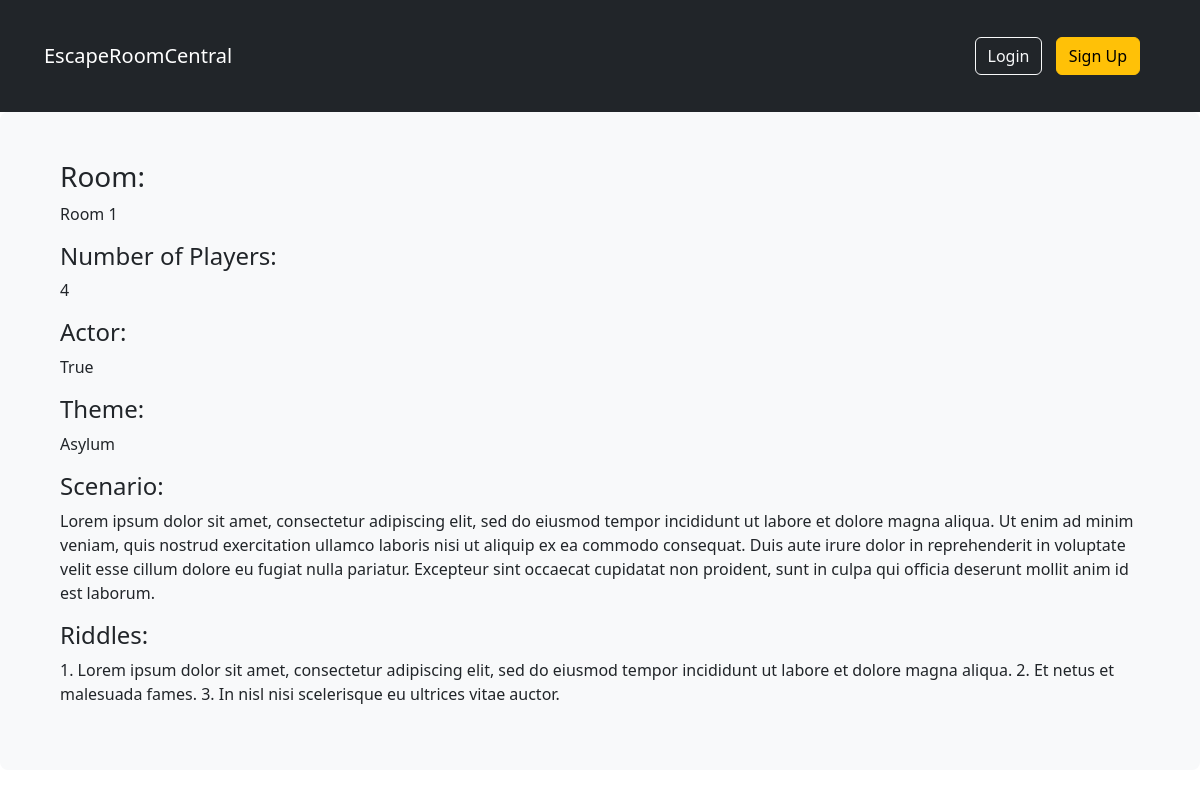
/rooms/by/elias2500/20/, run on the app's committed database.
### rooms/models.py (models this page shows, shortened)
class Room(models.Model):
    user = models.ForeignKey(User, on_delete=models.CASCADE, related_name='rooms')
    title = models.CharField(max_length=256)
    noOfPlayers = models.PositiveSmallIntegerField(blank=True)
    difficulty = models.CharField(max_length=10, blank=True)
    hasActor = models.BooleanField(blank=True)
    theme = models.CharField(max_length=256, blank=True)
    scenario = models.TextField(blank=True)
    riddles = models.TextField(blank=True)
    class Meta:
        unique_together = ['user','title']

### rooms/views.py (the view)
# urls.py: re_path(r"^by/(?P<username>[-\w]+)/(?P<pk>\d+)/$",views.RoomDetail.as_view(),name="single"),
class RoomDetail(SelectRelatedMixin, generic.DetailView):
    model = models.Room
    select_related = ('user',)
    def get_queryset(self):
        queryset = super().get_queryset()
        return queryset.filter(
            user__username__iexact=self.kwargs.get("username")
        )

### rooms/templates/rooms/room_detail.html (shortened to what this page needs)
{% extends 'base.html' %}
{% block content %}
    <div class="container">
        <h3>Room:</h3>
        <p>{{ room.title }}</p>
        <h4>Number of Players:</h4>
        <p>{{ room.noOfPlayers }}</p>
        <h4>Actor:</h4>
        <p>{{ room.hasActor }}</p>
        <h4>Theme:</h4>
        <p>{{ room.theme }}</p>
        <h4>Scenario:</h4>
        <p>{{ room.scenario }}</p>
        <h4>Riddles:</h4>
        <p>{{ room.riddles }}</p>
    </div>
{% endblock content %}

### templates/base.html (shortened to what this page needs)
<!DOCTYPE html>
{% load static %}
{% load  %}
<html lang="en">
<head>
    <link href="https://cdn.jsdelivr.net/npm/bootstrap@5.2.3/dist/css/bootstrap.min.css" rel="stylesheet">
    <link rel="stylesheet" href="{% static 'escaperoomcentral/css/master.css'%}">
</head>
<body>
    <nav class="p-3 navbar navbar-expand navbar-dark bg-dark" role="navigation" id="navbar">
        <header class='p-3 text-bg-dark w-100'>
            <div class="container">
                <div class="d-flex flex-wrap align-items-center justify-content-center justify-content-lg-start navbar-brand">
                    <a class="d-flex align-items-center mb-2 mb-lg-0 text-white text-decoration-none w-25" href="{% url 'home' %}">EscapeRoomCentral</a>
                    <ul class="nav col-12 col-lg-auto me-lg-auto mb-2 justify-content-end mb-md-0 w-75">
                        {% if request.user.is_authenticated %}
                            <li><a class="btn btn-primary me-2" href="{% url 'rooms:roomlist' username=user.username %}">Projects</a></li>
                            <li><a class="btn btn-outline-light me-2" href="{% url 'accounts:logout' %}">Logout</a></li>
                            <li><a class="btn btn-warning" href="{% url 'rooms:create' %}">Create</a></li>
                        {% else %}
                        <div class="text-end">
                            <a class="btn btn-outline-light me-2" href="{% url 'accounts:login' %}">Login</a>
                            <a class="btn btn-warning" href="{% url 'accounts:signup' %}">Sign Up</a>
                        </div>
                        {% endif %}
                    </ul>
                </div>
            </div>
        </header>
    </nav>
    <div class="p-5 mb-4 bg-light rounded-3">
        {% block content %}
        {% endblock content %}
    </div>
</body>
</html>

### data on the page
Room: title "Room 1", noOfPlayers "4", hasActor "True", theme "Asylum", scenario "Lorem ipsum dolor sit amet, consectetur adipiscing elit, sed do eiusmod tempor incididunt ut labore et dolore magna aliqua. Ut enim ad minim veniam, quis nostrud exercitation ullamco laboris nisi ut aliquip ex ea commodo consequat. Duis aute irure dolor in reprehenderit in voluptate velit esse cillum dolore eu fugiat nulla pariatur. Excepteur sint occaecat cupidatat non proident, sunt in culpa qui officia deserunt mollit anim id est laborum.", riddles "1. Lorem ipsum dolor sit amet, consectetur adipiscing elit, sed do eiusmod tempor incididunt ut labore et dolore magna aliqua. 2. Et netus et malesuada fames. 3. In nisl nisi scelerisque eu ultrices vitae auctor."
